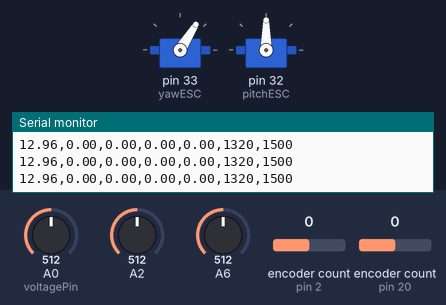
The sketch below on a simulated Arduino Mega 2560, built with avr-gcc and run on an emulated ATmega2560. Shown: 2 × servo, the last lines printed to the serial monitor. The test bench sets the inputs (shaded band); at power-on: encoder count (sensors on pin 20, pin 2) 0, A0 (voltagePin) = 512, A2 = 512, A6 = 512.

Above: at 15.2 s.
15.3 s: encoder count (sensor on pin 20) set to 4
At 16.8 s:
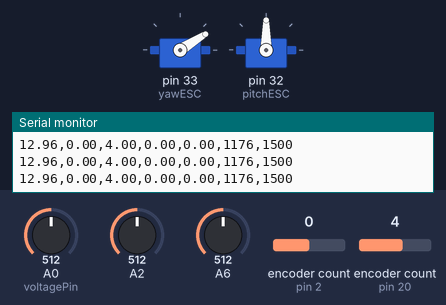
18.3 s: encoder count (sensor on pin 20) set to 8
At 19.6 s:
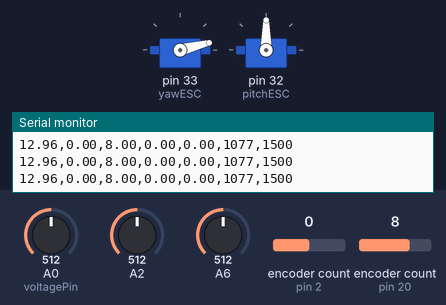
Timing chart, 0 to 23.7 s (numbered marks = the images above; inputs shaded):
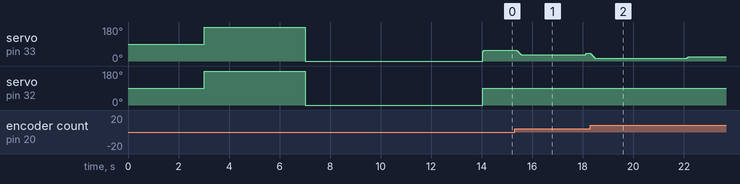

The sketch:

v2_Dynamic_setpoint.ino
```cpp
#include <Encoder.h>
#include <PID_v1.h>
#include <Servo.h>

// Define encoder resolution based on your encoder specifications (PPR)
#define ENCODER_TICKS_PER_DEGREE 1.0

// Define encoder pins
Encoder yawEncoder(20, 21);
Encoder pitchEncoder(2, 3);

// ESC pins
Servo yawESC;
Servo pitchESC;

// Define Variables
double yawInput, yawOutput, yawSetpoint;
double pitchInput, pitchOutput, pitchSetpoint;

// PID Tuning parameters
double Kp = 2, Ki = 0.0, Kd = 1.5;
PID yawPID(&yawInput, &yawOutput, &yawSetpoint, Kp, Ki, Kd, DIRECT);
PID pitchPID(&pitchInput, &pitchOutput, &pitchSetpoint, Kp, Ki, Kd, DIRECT);

// Smooth output change
double previousYawOutput = 0;
double outputChangeLimit = 3.0;

// Voltage sensor settings
const int voltagePin = A0;
const float referenceVoltage = 5.0;
const float voltageDividerRatio = 5.0;
const float calibrationFactor = 1.03689567;

// Current sensor settings
double Pitch_current = 0, Yaw_current = 0;
const float sensitivity = 0.100;
const int numSamples = 50;
double zeroCurrentOffset1 = 0.0, zeroCurrentOffset2 = 0.0;
const float noiseThreshold = 0.5;

// Sampling time control
unsigned long prev_time = 0;
const int sample_time = 10;

// Dynamic setpoint control
const int changeInterval = 4000; // Change every 5 seconds
unsigned long lastChangeTime = 0;
int pitchSetpoints[] = {240, 245, 250, 255, 260, 265, 270, 275, 270, 265, 260, 255, 250, 245};
int yawSetpoints[] = {0, 5, 10, 15, 10, 5, 0}; //{0, 5, 10, 15, 10, 5, 0};
int pitchIndex = 0;
int yawIndex = 0;

void setup() {
  Serial.begin(115200);
  Serial.println();
  Serial.println("***********************************************");
  Serial.println("                                               ");
  Serial.println("    🚁 Welcome to the Raptor2 Helicopter! 🚁   ");
  Serial.println("                                               ");
  Serial.println("***********************************************");
  Serial.println();
  delay(3000);

  yawESC.attach(33, 1000, 2000);  // Pin 33, range from 1000 to 2000 microseconds
  pitchESC.attach(32, 1000, 2000);  // Pin 32, range from 1000 to 2000 microseconds

  // Initialize ESCs by sending max throttle (2000)
  Serial.println("Starting ESC Calibration...");

  yawESC.writeMicroseconds(2000);  // Max throttle
  pitchESC.writeMicroseconds(2000);  // Max throttle
  delay(4000);  // Wait for 3 seconds to allow ESCs to detect max throttle

  // Now, set the ESCs to min throttle (1000)
  yawESC.writeMicroseconds(1000);  // Min throttle
  pitchESC.writeMicroseconds(1000);  // Min throttle
  delay(4000);  // Wait for 3 seconds to allow ESCs to detect min throttle

  // Finish calibration by stopping the motors
  yawESC.writeMicroseconds(1000);  // Stop motor
  pitchESC.writeMicroseconds(1000);  // Stop motor

  Serial.println("ESC Calibration Completed!");

  yawSetpoint = yawSetpoints[yawIndex];
  pitchSetpoint = pitchSetpoints[pitchIndex];

  yawPID.SetMode(AUTOMATIC);
  pitchPID.SetMode(AUTOMATIC);

  yawPID.SetOutputLimits(-50, 50);
  pitchPID.SetOutputLimits(-50, 50);

  for (int i = 0; i < numSamples; i++) {
    zeroCurrentOffset1 += (0.00488281 * analogRead(A6));
    zeroCurrentOffset2 += (0.00488281 * analogRead(A2));
  }
  zeroCurrentOffset1 /= numSamples;
  zeroCurrentOffset2 /= numSamples;

  Serial.print("Calibrated Zero-Current Offset A1 (V) = ");
  Serial.println(zeroCurrentOffset1, 4);
  Serial.print("Calibrated Zero-Current Offset A2 (V) = ");
  Serial.println(zeroCurrentOffset2, 4);
  Serial.println("-----------------------------------------------");
  Serial.print("Voltage"); Serial.print(",");
  Serial.print("Pitch_Angle"); Serial.print(",");
  Serial.print("Yaw_Angle"); Serial.print(",");
  Serial.print("Pitch_Current"); Serial.print(",");
  Serial.print("Yaw_Current"); Serial.print(",");
  Serial.print("Yaw_PWM"); Serial.print(",");
  Serial.print("Pitch_PWM");
  delay(3000);
}

void loop() {
  if (millis() - prev_time >= sample_time) {
    prev_time = millis();

    // Update setpoints every 5 seconds
    if (millis() - lastChangeTime > changeInterval) {
      lastChangeTime = millis();
      pitchIndex = (pitchIndex + 1) % 7;
      yawIndex = (yawIndex + 1) % 7;
      pitchSetpoint = pitchSetpoints[pitchIndex];
      yawSetpoint = yawSetpoints[yawIndex];
    }

    yawInput = yawEncoder.read() / ENCODER_TICKS_PER_DEGREE;
    pitchInput = pitchEncoder.read() / ENCODER_TICKS_PER_DEGREE;

    yawPID.Compute();
    pitchPID.Compute();

    double smoothYawOutput = previousYawOutput + constrain(yawOutput - previousYawOutput, -outputChangeLimit, outputChangeLimit);
    previousYawOutput = smoothYawOutput;

    int yawSpeed = map(smoothYawOutput, -50, 50, 1050, 1500);
    int pitchSpeed = map(pitchOutput, -50, 50, 1050, 1500);

    yawESC.writeMicroseconds(yawSpeed);
    pitchESC.writeMicroseconds(pitchSpeed);

    float voltage = (analogRead(voltagePin) / 1024.0) * referenceVoltage * voltageDividerRatio * calibrationFactor;

    double avgVoltage1 = 0, avgVoltage2 = 0;
    for (int i = 0; i < numSamples; i++) {
      avgVoltage1 += (0.00488281 * analogRead(A6));
      avgVoltage2 += (0.00488281 * analogRead(A2));
    }
    avgVoltage1 /= numSamples;
    avgVoltage2 /= numSamples;

    Pitch_current = (avgVoltage1 - zeroCurrentOffset1) / sensitivity;
    Yaw_current = (avgVoltage2 - zeroCurrentOffset2) / sensitivity;
    if (abs(Pitch_current) < noiseThreshold) Pitch_current = 0.0;
    if (abs(Yaw_current) < noiseThreshold) Yaw_current = 0.0;

    Serial.print(voltage); Serial.print(",");
    Serial.print(pitchInput * 0.25); Serial.print(",");
    Serial.print(yawInput * 0.25); Serial.print(",");
    Serial.print(Pitch_current, 2); Serial.print(",");
    Serial.print(Yaw_current, 2); Serial.print(",");
    Serial.print(yawSpeed); Serial.print(",");
    Serial.println(pitchSpeed);
  }
}
```
